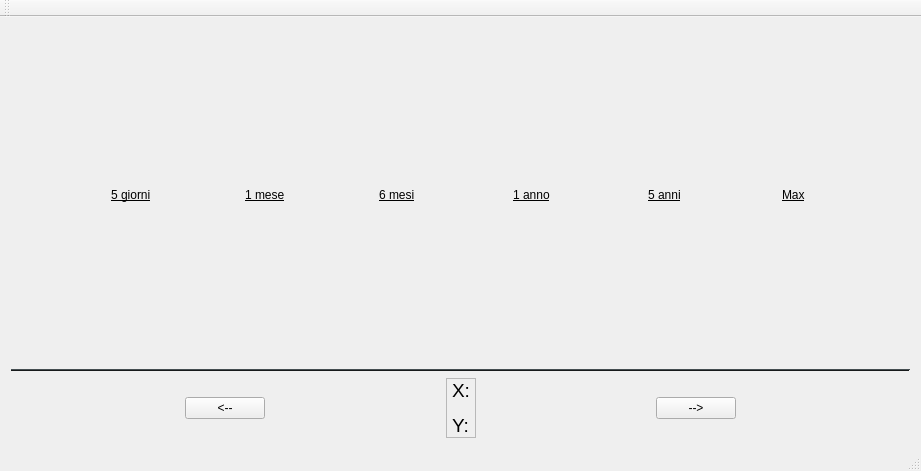
<?xml version="1.0" encoding="UTF-8"?>
<ui version="4.0">
 <class>MainWindow</class>
 <widget class="QMainWindow" name="MainWindow">
  <property name="geometry">
   <rect>
    <x>0</x>
    <y>0</y>
    <width>921</width>
    <height>471</height>
   </rect>
  </property>
  <property name="windowTitle">
   <string>MainWindow</string>
  </property>
  <widget class="QWidget" name="centralWidget">
   <layout class="QVBoxLayout" name="verticalLayout_2">
    <item>
     <layout class="QVBoxLayout" name="verticalLayout">
      <item>
       <layout class="QHBoxLayout" name="horizontalLayout">
        <item>
         <spacer name="horizontalSpacer_2">
          <property name="orientation">
           <enum>Qt::Horizontal</enum>
          </property>
          <property name="sizeType">
           <enum>QSizePolicy::Fixed</enum>
          </property>
          <property name="sizeHint" stdset="0">
           <size>
            <width>100</width>
            <height>20</height>
           </size>
          </property>
         </spacer>
        </item>
        <item>
         <widget class="QLabel" name="lbl5g">
          <property name="enabled">
           <bool>true</bool>
          </property>
          <property name="text">
           <string>&lt;html&gt;&lt;head/&gt;&lt;body&gt;&lt;p&gt;&lt;a href=&quot;#&quot;&gt;&lt;span style=&quot; text-decoration: underline; color:#000000;&quot;&gt;5 giorni&lt;/span&gt;&lt;/a&gt;&lt;/p&gt;&lt;/body&gt;&lt;/html&gt;</string>
          </property>
         </widget>
        </item>
        <item>
         <widget class="QLabel" name="lbl1m">
          <property name="text">
           <string>&lt;html&gt;&lt;head/&gt;&lt;body&gt;&lt;p&gt;&lt;a href=&quot;#&quot;&gt;&lt;span style=&quot; text-decoration: underline; color:#000000;&quot;&gt;1 mese&lt;/span&gt;&lt;/a&gt;&lt;/p&gt;&lt;/body&gt;&lt;/html&gt;</string>
          </property>
         </widget>
        </item>
        <item>
         <widget class="QLabel" name="lbl6m">
          <property name="text">
           <string>&lt;html&gt;&lt;head/&gt;&lt;body&gt;&lt;p&gt;&lt;a href=&quot;#&quot;&gt;&lt;span style=&quot; text-decoration: underline; color:#000000;&quot;&gt;6 mesi&lt;/span&gt;&lt;/a&gt;&lt;/p&gt;&lt;/body&gt;&lt;/html&gt;</string>
          </property>
         </widget>
        </item>
        <item>
         <widget class="QLabel" name="lbl1a">
          <property name="text">
           <string>&lt;html&gt;&lt;head/&gt;&lt;body&gt;&lt;p&gt;&lt;a href=&quot;#&quot;&gt;&lt;span style=&quot; text-decoration: underline; color:#000000;&quot;&gt;1 anno&lt;/span&gt;&lt;/a&gt;&lt;/p&gt;&lt;/body&gt;&lt;/html&gt;</string>
          </property>
         </widget>
        </item>
        <item>
         <widget class="QLabel" name="lbl5a">
          <property name="text">
           <string>&lt;html&gt;&lt;head/&gt;&lt;body&gt;&lt;p&gt;&lt;a href=&quot;#&quot;&gt;&lt;span style=&quot; text-decoration: underline; color:#000000;&quot;&gt;5 anni&lt;/span&gt;&lt;/a&gt;&lt;/p&gt;&lt;/body&gt;&lt;/html&gt;</string>
          </property>
         </widget>
        </item>
        <item>
         <widget class="QLabel" name="lblMax">
          <property name="text">
           <string>&lt;html&gt;&lt;head/&gt;&lt;body&gt;&lt;p&gt;&lt;a href=&quot;#&quot;&gt;&lt;span style=&quot; text-decoration: underline; color:#000000;&quot;&gt;Max&lt;/span&gt;&lt;/a&gt;&lt;/p&gt;&lt;/body&gt;&lt;/html&gt;</string>
          </property>
         </widget>
        </item>
       </layout>
      </item>
      <item>
       <widget class="Line" name="line">
        <property name="palette">
         <palette>
          <active>
           <colorrole role="WindowText">
            <brush brushstyle="SolidPattern">
             <color alpha="255">
              <red>255</red>
              <green>255</green>
              <blue>255</blue>
             </color>
            </brush>
           </colorrole>
           <colorrole role="Button">
            <brush brushstyle="SolidPattern">
             <color alpha="255">
              <red>46</red>
              <green>52</green>
              <blue>54</blue>
             </color>
            </brush>
           </colorrole>
           <colorrole role="Light">
            <brush brushstyle="SolidPattern">
             <color alpha="255">
              <red>69</red>
              <green>78</green>
              <blue>81</blue>
             </color>
            </brush>
           </colorrole>
           <colorrole role="Midlight">
            <brush brushstyle="SolidPattern">
             <color alpha="255">
              <red>57</red>
              <green>65</green>
              <blue>67</blue>
             </color>
            </brush>
           </colorrole>
           <colorrole role="Dark">
            <brush brushstyle="SolidPattern">
             <color alpha="255">
              <red>23</red>
              <green>26</green>
              <blue>27</blue>
             </color>
            </brush>
           </colorrole>
           <colorrole role="Mid">
            <brush brushstyle="SolidPattern">
             <color alpha="255">
              <red>30</red>
              <green>34</green>
              <blue>36</blue>
             </color>
            </brush>
           </colorrole>
           <colorrole role="Text">
            <brush brushstyle="SolidPattern">
             <color alpha="255">
              <red>255</red>
              <green>255</green>
              <blue>255</blue>
             </color>
            </brush>
           </colorrole>
           <colorrole role="BrightText">
            <brush brushstyle="SolidPattern">
             <color alpha="255">
              <red>255</red>
              <green>255</green>
              <blue>255</blue>
             </color>
            </brush>
           </colorrole>
           <colorrole role="ButtonText">
            <brush brushstyle="SolidPattern">
             <color alpha="255">
              <red>255</red>
              <green>255</green>
              <blue>255</blue>
             </color>
            </brush>
           </colorrole>
           <colorrole role="Base">
            <brush brushstyle="SolidPattern">
             <color alpha="255">
              <red>0</red>
              <green>0</green>
              <blue>0</blue>
             </color>
            </brush>
           </colorrole>
           <colorrole role="Window">
            <brush brushstyle="SolidPattern">
             <color alpha="255">
              <red>46</red>
              <green>52</green>
              <blue>54</blue>
             </color>
            </brush>
           </colorrole>
           <colorrole role="Shadow">
            <brush brushstyle="SolidPattern">
             <color alpha="255">
              <red>0</red>
              <green>0</green>
              <blue>0</blue>
             </color>
            </brush>
           </colorrole>
           <colorrole role="AlternateBase">
            <brush brushstyle="SolidPattern">
             <color alpha="255">
              <red>23</red>
              <green>26</green>
              <blue>27</blue>
             </color>
            </brush>
           </colorrole>
           <colorrole role="ToolTipBase">
            <brush brushstyle="SolidPattern">
             <color alpha="255">
              <red>255</red>
              <green>255</green>
              <blue>220</blue>
             </color>
            </brush>
           </colorrole>
           <colorrole role="ToolTipText">
            <brush brushstyle="SolidPattern">
             <color alpha="255">
              <red>0</red>
              <green>0</green>
              <blue>0</blue>
             </color>
            </brush>
           </colorrole>
           <colorrole role="PlaceholderText">
            <brush brushstyle="SolidPattern">
             <color alpha="128">
              <red>255</red>
              <green>255</green>
              <blue>255</blue>
             </color>
            </brush>
           </colorrole>
          </active>
          <inactive>
           <colorrole role="WindowText">
            <brush brushstyle="SolidPattern">
             <color alpha="255">
              <red>255</red>
              <green>255</green>
              <blue>255</blue>
             </color>
            </brush>
           </colorrole>
           <colorrole role="Button">
            <brush brushstyle="SolidPattern">
             <color alpha="255">
              <red>46</red>
              <green>52</green>
              <blue>54</blue>
             </color>
            </brush>
           </colorrole>
           <colorrole role="Light">
            <brush brushstyle="SolidPattern">
             <color alpha="255">
              <red>69</red>
              <green>78</green>
              <blue>81</blue>
             </color>
            </brush>
           </colorrole>
           <colorrole role="Midlight">
            <brush brushstyle="SolidPattern">
             <color alpha="255">
              <red>57</red>
              <green>65</green>
              <blue>67</blue>
             </color>
            </brush>
           </colorrole>
           <colorrole role="Dark">
            <brush brushstyle="SolidPattern">
             <color alpha="255">
              <red>23</red>
              <green>26</green>
              <blue>27</blue>
             </color>
            </brush>
           </colorrole>
           <colorrole role="Mid">
            <brush brushstyle="SolidPattern">
             <color alpha="255">
              <red>30</red>
              <green>34</green>
              <blue>36</blue>
             </color>
            </brush>
           </colorrole>
           <colorrole role="Text">
            <brush brushstyle="SolidPattern">
             <color alpha="255">
              <red>255</red>
              <green>255</green>
              <blue>255</blue>
             </color>
            </brush>
           </colorrole>
           <colorrole role="BrightText">
            <brush brushstyle="SolidPattern">
             <color alpha="255">
              <red>255</red>
              <green>255</green>
              <blue>255</blue>
             </color>
            </brush>
           </colorrole>
           <colorrole role="ButtonText">
            <brush brushstyle="SolidPattern">
             <color alpha="255">
              <red>255</red>
              <green>255</green>
              <blue>255</blue>
             </color>
            </brush>
           </colorrole>
           <colorrole role="Base">
            <brush brushstyle="SolidPattern">
             <color alpha="255">
              <red>0</red>
              <green>0</green>
              <blue>0</blue>
             </color>
            </brush>
           </colorrole>
           <colorrole role="Window">
            <brush brushstyle="SolidPattern">
             <color alpha="255">
              <red>46</red>
              <green>52</green>
              <blue>54</blue>
             </color>
            </brush>
           </colorrole>
           <colorrole role="Shadow">
            <brush brushstyle="SolidPattern">
             <color alpha="255">
              <red>0</red>
              <green>0</green>
              <blue>0</blue>
             </color>
            </brush>
           </colorrole>
           <colorrole role="AlternateBase">
            <brush brushstyle="SolidPattern">
             <color alpha="255">
              <red>23</red>
              <green>26</green>
              <blue>27</blue>
             </color>
            </brush>
           </colorrole>
           <colorrole role="ToolTipBase">
            <brush brushstyle="SolidPattern">
             <color alpha="255">
              <red>255</red>
              <green>255</green>
              <blue>220</blue>
             </color>
            </brush>
           </colorrole>
           <colorrole role="ToolTipText">
            <brush brushstyle="SolidPattern">
             <color alpha="255">
              <red>0</red>
              <green>0</green>
              <blue>0</blue>
             </color>
            </brush>
           </colorrole>
           <colorrole role="PlaceholderText">
            <brush brushstyle="SolidPattern">
             <color alpha="128">
              <red>255</red>
              <green>255</green>
              <blue>255</blue>
             </color>
            </brush>
           </colorrole>
          </inactive>
          <disabled>
           <colorrole role="WindowText">
            <brush brushstyle="SolidPattern">
             <color alpha="255">
              <red>23</red>
              <green>26</green>
              <blue>27</blue>
             </color>
            </brush>
           </colorrole>
           <colorrole role="Button">
            <brush brushstyle="SolidPattern">
             <color alpha="255">
              <red>46</red>
              <green>52</green>
              <blue>54</blue>
             </color>
            </brush>
           </colorrole>
           <colorrole role="Light">
            <brush brushstyle="SolidPattern">
             <color alpha="255">
              <red>69</red>
              <green>78</green>
              <blue>81</blue>
             </color>
            </brush>
           </colorrole>
           <colorrole role="Midlight">
            <brush brushstyle="SolidPattern">
             <color alpha="255">
              <red>57</red>
              <green>65</green>
              <blue>67</blue>
             </color>
            </brush>
           </colorrole>
           <colorrole role="Dark">
            <brush brushstyle="SolidPattern">
             <color alpha="255">
              <red>23</red>
              <green>26</green>
              <blue>27</blue>
             </color>
            </brush>
           </colorrole>
           <colorrole role="Mid">
            <brush brushstyle="SolidPattern">
             <color alpha="255">
              <red>30</red>
              <green>34</green>
              <blue>36</blue>
             </color>
            </brush>
           </colorrole>
           <colorrole role="Text">
            <brush brushstyle="SolidPattern">
             <color alpha="255">
              <red>23</red>
              <green>26</green>
              <blue>27</blue>
             </color>
            </brush>
           </colorrole>
           <colorrole role="BrightText">
            <brush brushstyle="SolidPattern">
             <color alpha="255">
              <red>255</red>
              <green>255</green>
              <blue>255</blue>
             </color>
            </brush>
           </colorrole>
           <colorrole role="ButtonText">
            <brush brushstyle="SolidPattern">
             <color alpha="255">
              <red>23</red>
              <green>26</green>
              <blue>27</blue>
             </color>
            </brush>
           </colorrole>
           <colorrole role="Base">
            <brush brushstyle="SolidPattern">
             <color alpha="255">
              <red>46</red>
              <green>52</green>
              <blue>54</blue>
             </color>
            </brush>
           </colorrole>
           <colorrole role="Window">
            <brush brushstyle="SolidPattern">
             <color alpha="255">
              <red>46</red>
              <green>52</green>
              <blue>54</blue>
             </color>
            </brush>
           </colorrole>
           <colorrole role="Shadow">
            <brush brushstyle="SolidPattern">
             <color alpha="255">
              <red>0</red>
              <green>0</green>
              <blue>0</blue>
             </color>
            </brush>
           </colorrole>
           <colorrole role="AlternateBase">
            <brush brushstyle="SolidPattern">
             <color alpha="255">
              <red>46</red>
              <green>52</green>
              <blue>54</blue>
             </color>
            </brush>
           </colorrole>
           <colorrole role="ToolTipBase">
            <brush brushstyle="SolidPattern">
             <color alpha="255">
              <red>255</red>
              <green>255</green>
              <blue>220</blue>
             </color>
            </brush>
           </colorrole>
           <colorrole role="ToolTipText">
            <brush brushstyle="SolidPattern">
             <color alpha="255">
              <red>0</red>
              <green>0</green>
              <blue>0</blue>
             </color>
            </brush>
           </colorrole>
           <colorrole role="PlaceholderText">
            <brush brushstyle="SolidPattern">
             <color alpha="128">
              <red>255</red>
              <green>255</green>
              <blue>255</blue>
             </color>
            </brush>
           </colorrole>
          </disabled>
         </palette>
        </property>
        <property name="frameShadow">
         <enum>QFrame::Raised</enum>
        </property>
        <property name="lineWidth">
         <number>1</number>
        </property>
        <property name="orientation">
         <enum>Qt::Horizontal</enum>
        </property>
       </widget>
      </item>
     </layout>
    </item>
    <item>
     <layout class="QVBoxLayout" name="verticalLayout_3"/>
    </item>
    <item>
     <layout class="QHBoxLayout" name="horizontalLayout_2">
      <item>
       <spacer name="horizontalSpacer_4">
        <property name="orientation">
         <enum>Qt::Horizontal</enum>
        </property>
        <property name="sizeHint" stdset="0">
         <size>
          <width>40</width>
          <height>20</height>
         </size>
        </property>
       </spacer>
      </item>
      <item>
       <widget class="QPushButton" name="btnBack">
        <property name="text">
         <string>&lt;--</string>
        </property>
       </widget>
      </item>
      <item>
       <spacer name="horizontalSpacer">
        <property name="orientation">
         <enum>Qt::Horizontal</enum>
        </property>
        <property name="sizeType">
         <enum>QSizePolicy::Expanding</enum>
        </property>
        <property name="sizeHint" stdset="0">
         <size>
          <width>60</width>
          <height>20</height>
         </size>
        </property>
       </spacer>
      </item>
      <item>
       <widget class="QLabel" name="lblCoord">
        <property name="sizePolicy">
         <sizepolicy hsizetype="Preferred" vsizetype="Fixed">
          <horstretch>0</horstretch>
          <verstretch>0</verstretch>
         </sizepolicy>
        </property>
        <property name="maximumSize">
         <size>
          <width>170</width>
          <height>16777215</height>
         </size>
        </property>
        <property name="font">
         <font>
          <pointsize>14</pointsize>
          <italic>false</italic>
         </font>
        </property>
        <property name="frameShape">
         <enum>QFrame::StyledPanel</enum>
        </property>
        <property name="midLineWidth">
         <number>0</number>
        </property>
        <property name="text">
         <string>&lt;html&gt;&lt;head/&gt;&lt;body&gt;&lt;p&gt;X:&lt;/p&gt;&lt;p&gt;Y:&lt;/p&gt;&lt;/body&gt;&lt;/html&gt;</string>
        </property>
        <property name="textFormat">
         <enum>Qt::AutoText</enum>
        </property>
       </widget>
      </item>
      <item>
       <spacer name="horizontalSpacer_3">
        <property name="orientation">
         <enum>Qt::Horizontal</enum>
        </property>
        <property name="sizeType">
         <enum>QSizePolicy::Expanding</enum>
        </property>
        <property name="sizeHint" stdset="0">
         <size>
          <width>60</width>
          <height>20</height>
         </size>
        </property>
       </spacer>
      </item>
      <item>
       <widget class="QPushButton" name="btnForward">
        <property name="text">
         <string>--&gt;</string>
        </property>
       </widget>
      </item>
      <item>
       <spacer name="horizontalSpacer_5">
        <property name="orientation">
         <enum>Qt::Horizontal</enum>
        </property>
        <property name="sizeHint" stdset="0">
         <size>
          <width>40</width>
          <height>20</height>
         </size>
        </property>
       </spacer>
      </item>
     </layout>
    </item>
   </layout>
  </widget>
  <widget class="QMenuBar" name="menuBar">
   <property name="geometry">
    <rect>
     <x>0</x>
     <y>0</y>
     <width>921</width>
     <height>22</height>
    </rect>
   </property>
  </widget>
  <widget class="QToolBar" name="mainToolBar">
   <attribute name="toolBarArea">
    <enum>TopToolBarArea</enum>
   </attribute>
   <attribute name="toolBarBreak">
    <bool>false</bool>
   </attribute>
  </widget>
  <widget class="QStatusBar" name="statusBar"/>
 </widget>
 <layoutdefault spacing="6" margin="11"/>
 <resources/>
 <connections/>
</ui>
